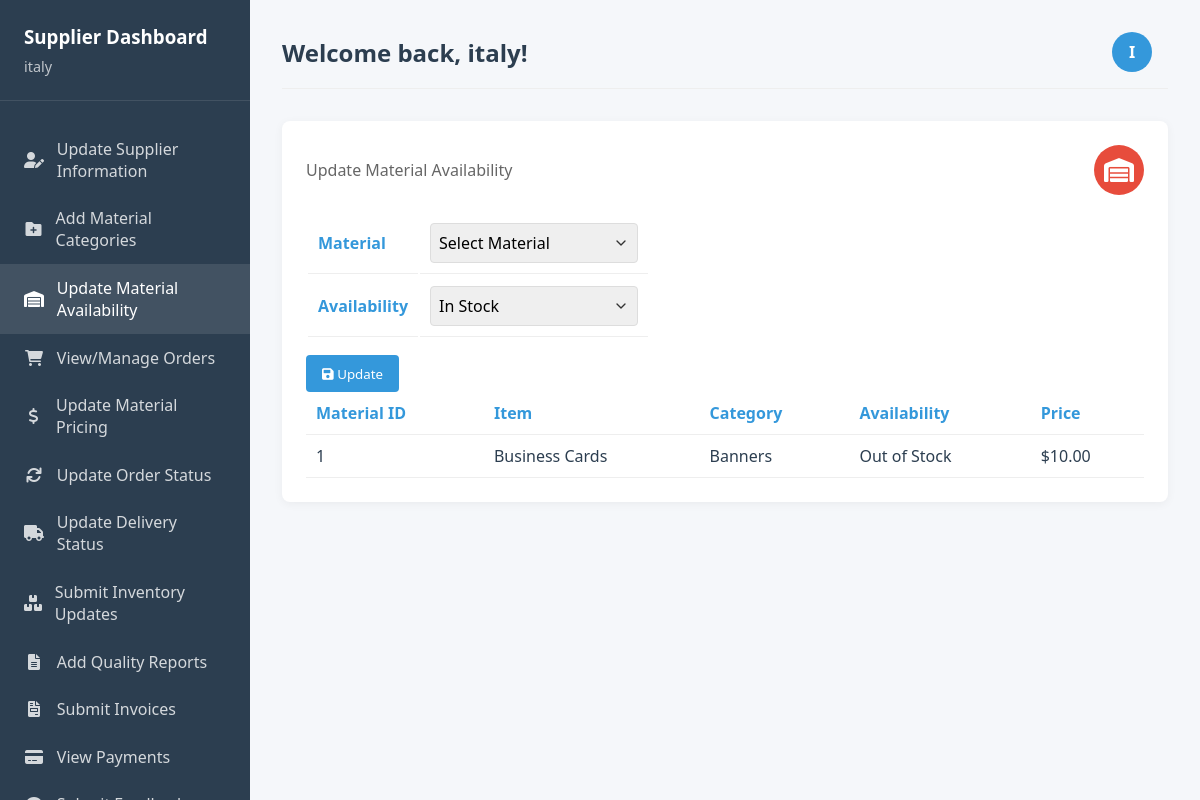
/supplier.php?view=update_material_availability (signed in), run on the app's committed database.
### tables this page shows
CREATE TABLE `materials` (
  `material_id` int(11) NOT NULL,
  `supplier_id` int(11) NOT NULL,
  `category_id` int(11) NOT NULL,
  `item_id` int(11) NOT NULL,
  `availability` enum('In Stock','Low Stock','Out of Stock') NOT NULL,
  `price` decimal(10,2) NOT NULL
);

CREATE TABLE `catalogue` (
  `item_id` int(11) NOT NULL,
  `name` varchar(100) NOT NULL,
  `description` text NOT NULL,
  `price` decimal(10,2) NOT NULL,
  `category` varchar(50) NOT NULL
);

CREATE TABLE `material_categories` (
  `category_id` int(11) NOT NULL,
  `supplier_id` int(11) NOT NULL,
  `name` varchar(50) NOT NULL,
  `description` text NOT NULL
);

### supplier.php (the view, shortened to what this page needs)
<?php
require 'db_connection.php';
$supplier_id = $_SESSION['supplier_id'];
$displayName = htmlspecialchars($_SESSION['supplier_username']);
$avatar = strtoupper(substr($displayName, 0, 1));
$views = [
    'update_supplier', 'add_material_category', 'update_material_availability', 'manage_orders',
    'update_pricing', 'update_order_status', 'update_delivery_status', 'submit_inventory',
    'quality_reports', 'submit_invoices', 'view_payments', 'supplier_feedback'
];
$show = array_fill_keys($views, false);
$view = isset($_GET['view']) && in_array($_GET['view'], $views) ? $_GET['view'] : '';
$show[$view] = true;
if ($show['update_material_availability'] || $show['update_pricing'] || $show['quality_reports']) {
    $stmt = $pdo->prepare("SELECT m.*, c.name AS category_name, cat.name AS item_name
                           FROM materials m
                           JOIN material_categories c ON m.category_id = c.category_id
                           JOIN catalogue cat ON m.item_id = cat.item_id
                           WHERE m.supplier_id = ?");
    $stmt->execute([$supplier_id]);
    $materials = $stmt->fetchAll(PDO::FETCH_ASSOC);
}
?>
<!DOCTYPE html>
<html lang="en">
<head>
    <link rel="stylesheet" href="https://cdnjs.cloudflare.com/ajax/libs/font-awesome/6.0.0/css/all.min.css">
</head>
<body>
    <div class="dashboard-container">
        <div class="sidebar">
            <div class="sidebar-header">
                <h3>Supplier Dashboard</h3>
                <p><?php echo $displayName; ?></p>
            </div>
            <div class="sidebar-menu">
                <a href="?view=update_supplier" class="menu-item <?php echo $show['update_supplier'] ? 'active' : ''; ?>"><i class="fas fa-user-edit"></i> Update Supplier Information</a>
                <a href="?view=add_material_category" class="menu-item <?php echo $show['add_material_category'] ? 'active' : ''; ?>"><i class="fas fa-folder-plus"></i> Add Material Categories</a>
                <a href="?view=update_material_availability" class="menu-item <?php echo $show['update_material_availability'] ? 'active' : ''; ?>"><i class="fas fa-warehouse"></i> Update Material Availability</a>
                <a href="?view=manage_orders" class="menu-item <?php echo $show['manage_orders'] ? 'active' : ''; ?>"><i class="fas fa-shopping-cart"></i> View/Manage Orders</a>
                <a href="?view=update_pricing" class="menu-item <?php echo $show['update_pricing'] ? 'active' : ''; ?>"><i class="fas fa-dollar-sign"></i> Update Material Pricing</a>
                <a href="?view=update_order_status" class="menu-item <?php echo $show['update_order_status'] ? 'active' : ''; ?>"><i class="fas fa-sync"></i> Update Order Status</a>
                <a href="?view=update_delivery_status" class="menu-item <?php echo $show['update_delivery_status'] ? 'active' : ''; ?>"><i class="fas fa-truck"></i> Update Delivery Status</a>
                <a href="?view=submit_inventory" class="menu-item <?php echo $show['submit_inventory'] ? 'active' : ''; ?>"><i class="fas fa-boxes"></i> Submit Inventory Updates</a>
                <a href="?view=quality_reports" class="menu-item <?php echo $show['quality_reports'] ? 'active' : ''; ?>"><i class="fas fa-file-alt"></i> Add Quality Reports</a>
                <a href="?view=submit_invoices" class="menu-item <?php echo $show['submit_invoices'] ? 'active' : ''; ?>"><i class="fas fa-file-invoice"></i> Submit Invoices</a>
                <a href="?view=view_payments" class="menu-item <?php echo $show['view_payments'] ? 'active' : ''; ?>"><i class="fas fa-credit-card"></i> View Payments</a>
                <a href="?view=supplier_feedback" class="menu-item <?php echo $show['supplier_feedback'] ? 'active' : ''; ?>"><i class="fas fa-comment"></i> Submit Feedback</a>
            </div>
        </div>
        <div class="main-content">
            <div class="top-bar">
                <h2>Welcome back, <?php echo $displayName; ?>!</h2>
                <div class="user-info">
                    <div class="user-avatar"><?php echo $avatar; ?></div>
                </div>
            </div>
            <div class="dashboard-cards">
                <?php if (!$view): ?>
                <div class="card">
                    <div class="card-header">
                        <span class="card-title">Pending Orders</span>
                        <div class="card-icon bg-primary"><i class="fas fa-shopping-cart"></i></div>
                    </div>
                    <div class="card-value">
                        <?php
                        $stmt = $pdo->prepare("SELECT COUNT(*) FROM supplier_orders WHERE supplier_id = ? AND status = 'Pending'");
                        $stmt->execute([$supplier_id]);
                        echo htmlspecialchars($stmt->fetchColumn());
                        ?>
                    </div>
                </div>
                <div class="card">
                    <div class="card-header">
                        <span class="card-title">Low Stock Materials</span>
                        <div class="card-icon bg-accent"><i class="fas fa-warehouse"></i></div>
                    </div>
                    <div class="card-value">
                        <?php
                        $stmt = $pdo->prepare("SELECT COUNT(*) FROM materials WHERE supplier_id = ? AND availability = 'Low Stock'");
                        $stmt->execute([$supplier_id]);
                        echo htmlspecialchars($stmt->fetchColumn());
                        ?>
                    </div>
                </div>
                <?php elseif ($show['update_material_availability']): ?>
                <div class="card">
                    <div class="card-header">
                        <span class="card-title">Update Material Availability</span>
                        <div class="card-icon bg-accent"><i class="fas fa-warehouse"></i></div>
                    </div>
                    <form action="" method="POST" class="form-table">
                        <table>
                            <tr>
                                <th><label for="material_id">Material</label></th>
                                <td>
                                    <select id="material_id" name="material_id" required>
                                        <option value="">Select Material</option>
                                    </select>
                                </td>
                            </tr>
                            <tr>
                                <th><label for="availability">Availability</label></th>
                                <td>
                                    <select id="availability" name="availability" required>
                                        <option value="In Stock">In Stock</option>
                                    </select>
                                </td>
                            </tr>
                        </table>
                        <button type="submit" class="btn"><i class="fas fa-save"></i> Update</button>
                    </form>
                    <?php if ($materials): ?>
                    <table class="data-table">
                        <tr>
                            <th>Material ID</th>
                            <th>Item</th>
                            <th>Category</th>
                            <th>Availability</th>
                            <th>Price</th>
                        </tr>
                        <?php foreach ($materials as $material): ?>
                        <tr>
                            <td><?php echo htmlspecialchars($material['material_id']); ?></td>
                            <td><?php echo htmlspecialchars($material['item_name']); ?></td>
                            <td><?php echo htmlspecialchars($material['category_name']); ?></td>
                            <td><?php echo htmlspecialchars($material['availability']); ?></td>
                            <td>$<?php echo number_format($material['price'], 2); ?></td>
                        </tr>
                        <?php endforeach; ?>
                    </table>
                    <?php else: ?>
                    <p>No materials found.</p>
                    <?php endif; ?>
                </div>
                <?php endif; ?>
            </div>
        </div>
    </div>
</body>
</html>

### supplier.php (style rules this page uses)
:root { --primary-color: #2c3e50; --secondary-color: #3498db; --accent-color: #e74c3c; --light-color: #ecf0f1; --dark-color: #2c3e50; --success-color: #2ecc71; }
* { margin: 0; padding: 0; box-sizing: border-box; font-family: 'Segoe UI', Tahoma, Geneva, Verdana, sans-serif; }
body { background-color: #f5f7fa; color: var(--dark-color); }
.dashboard-container { display: flex; min-height: 100vh; }
.sidebar { width: 250px; background-color: var(--primary-color); color: white; padding: 1.5rem 0; position: fixed; height: 100%; }
.sidebar-header { padding: 0 1.5rem 1.5rem; border-bottom: 1px solid rgba(255, 255, 255, 0.1); }
.sidebar-header h3 { color: white; margin-bottom: 0.5rem; }
.sidebar-header p { color: rgba(255, 255, 255, 0.7); font-size: 0.9rem; }
.sidebar-menu { padding: 1.5rem 0; }
.menu-item { padding: 0.8rem 1.5rem; display: flex; align-items: center; color: rgba(255, 255, 255, 0.8); text-decoration: none; transition: all 0.3s ease; }
.menu-item:hover, .menu-item.active { background-color: rgba(255, 255, 255, 0.1); color: white; }
.menu-item i { margin-right: 0.8rem; width: 20px; text-align: center; }
.main-content { flex: 1; margin-left: 250px; padding: 2rem; }
.top-bar { display: flex; justify-content: space-between; align-items: center; margin-bottom: 2rem; padding-bottom: 1rem; border-bottom: 1px solid #eee; }
.user-info { display: flex; align-items: center; }
.user-avatar { width: 40px; height: 40px; border-radius: 50%; background-color: var(--secondary-color); color: white; display: flex; align-items: center; justify-content: center; margin-right: 1rem; font-weight: bold; }
.dashboard-cards { display: grid; grid-template-columns: repeat(auto-fill, minmax(550px, 1fr)); gap: 1.5rem; margin-bottom: 2rem; }
.card { background: white; border-radius: 8px; padding: 1.5rem; box-shadow: 0 2px 10px rgba(0, 0, 0, 0.05); }
.card-header { display: flex; justify-content: space-between; align-items: center; margin-bottom: 1rem; }
.card-title { font-size: 1rem; color: #666; }
.card-icon { width: 50px; height: 50px; border-radius: 50%; display: flex; align-items: center; justify-content: center; color: white; font-size: 1.5rem; }
.bg-accent { background-color: var(--accent-color); }
.data-table, .form-table { width: 100%; border-collapse: collapse; }
.data-table th, .data-table td, .form-table th, .form-table td { padding: 10px; border-bottom: 1px solid #eee; }
.data-table th, .form-table th { text-align: left; color: var(--secondary-color); }
.form-table input, .form-table select, .form-table textarea { width: 100%; padding: 0.5rem; border: 1px solid #ddd; border-radius: 4px; font-size: 1rem; }
.form-table select { appearance: none; background-repeat: no-repeat; background-position: right 0.5rem center; background-size: 1rem; }
.btn { margin-top: 1rem; padding: 0.6rem 1rem; background: var(--secondary-color); color: white; border: none; border-radius: 4px; cursor: pointer; text-decoration: none; display: inline-block; }

### data on the page
materials: material_id "1", item.name "Business Cards", category.name "Banners", availability "Out of Stock", price "10.00"

### other printed values
$displayName "italy"
$avatar "I"
